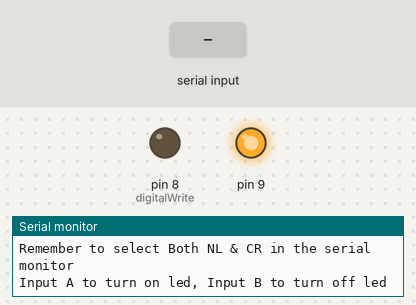
This sketch was run on a simulated Arduino Uno, built with avr-gcc and run on an emulated ATmega328P. Shown: output pins drawn as LEDs (lit = HIGH), the last lines printed to the serial monitor. The test bench sets the inputs (shaded band).

Above: at 1.2 s.
1.3 s: "A" received over Serial
At 2.4 s:
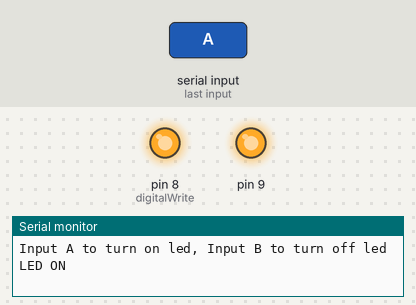
4.3 s: "B" received over Serial
At 4.7 s:
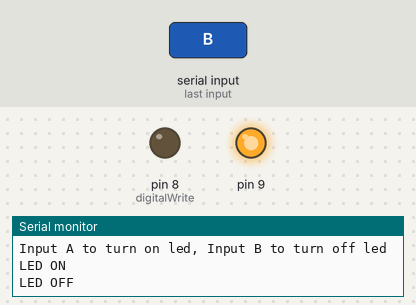
Timing chart, 0 to 7.3 s (numbered marks = the images above; inputs shaded):
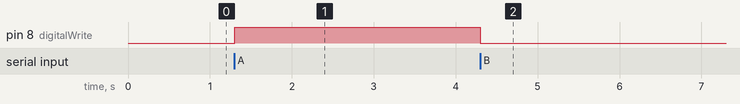

Measured:
- after the input at 1.3 s, pin 8 (digitalWrite): LOW → HIGH at once
- after the input at 4.3 s, pin 8 (digitalWrite): HIGH → LOW at once

The sketch:

sketch_oct30c.ino
```cpp
// Basic Bluetooth sketch HC-05_AT_MODE_01
// Communicate with a HC-05 using the serial monitor
//
// The HC-05 defaults to communication mode when first powered on you will
//need to manually enter AT mode
// The default baud rate for AT mode is 38400
// See www.martyncurrey.com for details
//


#include <SoftwareSerial.h>
SoftwareSerial BTserial(0, 1); // RX | TX
// Connect the HC-05 TX to Arduino pin 2 RX.
// Connect the HC-05 RX to Arduino pin 3 TX through a voltage divider.
//

char c = ' ';
//int c;

void setup()
{
 Serial.begin(9600);
 pinMode(9,HIGH);
 digitalWrite(9,HIGH);
 Serial.println("Arduino is ready");
 Serial.println("Remember to select Both NL & CR in the serial monitor");
 pinMode(8,OUTPUT); //digitalWrite(8,HIGH);


 // HC-05 default serial speed for AT mode is 38400
 BTserial.begin(9600);
 while(!Serial);
 Serial.println("Input A to turn on led, Input B to turn off led");

}

void loop()
{

 // Keep reading from HC-05 and send to Arduino Serial Monitor
 if (BTserial.available())
 {
 c = BTserial.read();
 Serial.write(c);
 }

 // Keep reading from Arduino Serial Monitor and send to HC-05
 if (Serial.available())
 {
 c = Serial.read();
 BTserial.write(c);
 char state = c;//Serial.parseInt();
 if(c=='A')
 {
  digitalWrite(8,HIGH);
  Serial.println("LED ON");
 }

  if(c=='B')
 {
  digitalWrite(8,LOW);
  Serial.println("LED OFF");
 }
 }

}
```
